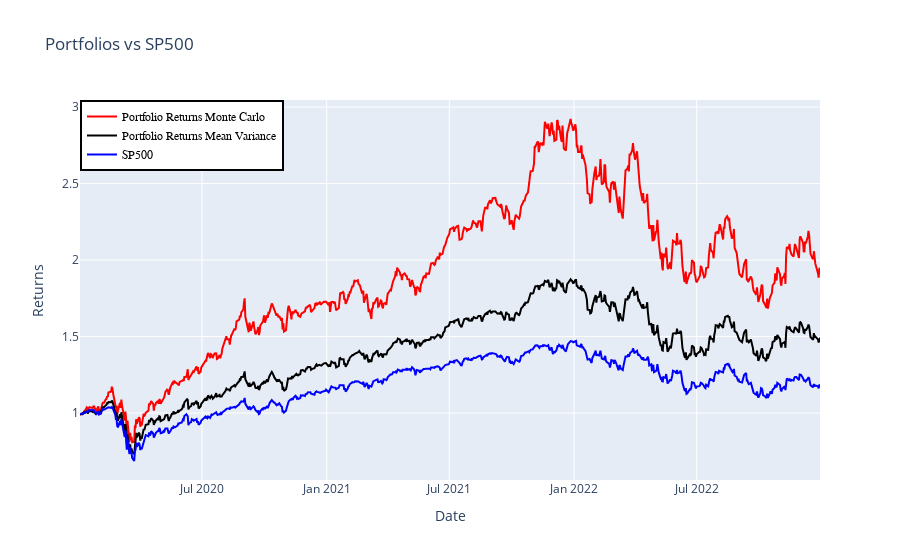

The notebook cell saved with this chart:
### Code cell
# Create Figure
fig = go.Figure()

# Add the portfolio return trace to the chart
fig.add_trace(go.Scatter(x = df4.index, y = df4["Port_MC"], name = "Portfolio Returns Monte Carlo", 
                        line = dict(color = "red", width = 2)))

# Add the portfolio return trace to the chart
fig.add_trace(go.Scatter(x = df4.index, y = df4["Port_MV"], name = "Portfolio Returns Mean Variance", 
                        line = dict(color = "black", width = 2)))

# Add the benchmark return trace to the chart
fig.add_trace(go.Scatter(x = df4.index, y = df4["SP500"], name = "SP500", 
                        line = dict(color = "blue", width = 2)))

# Add the portfolio return trace to the chart
fig.update_layout(xaxis_title = "Date", yaxis_title = "Returns")

# Set the x and y axis titles
fig.update_layout(title = "Portfolios vs SP500")

# Add a legend
fig.update_layout(legend=dict(x=0, y=1, traceorder='normal',
                     font=dict(family='sans-serif', size=12, color='black'), bgcolor='white', bordercolor='black', borderwidth=2))

fig.show()

### Figure 1 — Plotly figure (JSON) as saved in the notebook; plotly's stock layout.template omitted (floating-point values rounded to 4 significant figures; data arrays with more than 128 entries replaced by an {"elided": "..."} marker saying what was removed)
{"data": [{"line": {"color": "red", "width": 2}, "name": "Portfolio Returns Monte Carlo", "type": "scatter", "x": {"elided": "755 str values"}, "y": {"elided": "755 float values"}}, {"line": {"color": "black", "width": 2}, "name": "Portfolio Returns Mean Variance", "type": "scatter", "x": {"elided": "755 str values"}, "y": {"elided": "755 float values"}}, {"line": {"color": "blue", "width": 2}, "name": "SP500", "type": "scatter", "x": {"elided": "755 str values"}, "y": {"elided": "755 float values"}}], "layout": {"legend": {"bgcolor": "white", "bordercolor": "black", "borderwidth": 2, "font": {"color": "black", "family": "sans-serif", "size": 12}, "traceorder": "normal", "x": 0, "y": 1}, "title": {"text": "Portfolios vs SP500"}, "xaxis": {"title": {"text": "Date"}}, "yaxis": {"title": {"text": "Returns"}}}}
